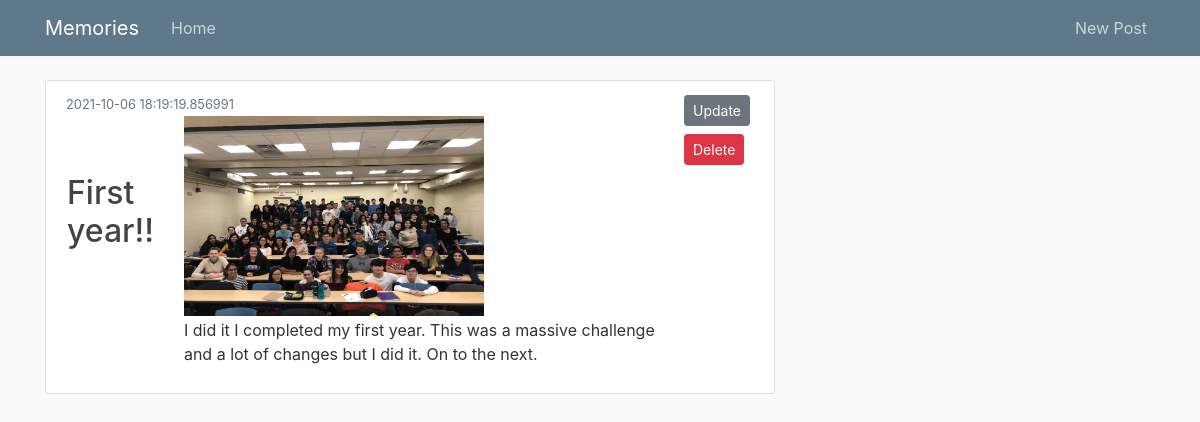
/post/6, run on the app's committed database.
### flask_blog/models.py (models this page shows, shortened)
class Posts(db.Model):
    id = db.Column(db.Integer, primary_key=True)
    title = db.Column(db.String(100), nullable=False)
    date_posted = db.Column(db.DateTime, nullable=False, default=datetime.utcnow)
    image_file  = db.Column(db.String(20), nullable=False, default='default.jpg')
    content = db.Column(db.Text, nullable=False)

### flask_blog/routes.py (the view)
@app.route("/post/<int:post_id>", methods=['GET', 'POST'])
def post(post_id):
    post = Posts.query.get(post_id)
    return render_template('post.html', title=post.title, post=post)

### flask_blog/templates/post.html
{% extends "layout.html" %}
{% block content %}
<article class="media content-section">
    <div class="media-body">
	    <div class="article-metadata">
	      <small class="text-muted">{{ post.date_posted}}</small>
	    </div>
	    <div>
	      <table>
		    <thead>
		        <td><h2><a class="article-title">{{ post.title }}</a></h2></td>
		        <td><img class="article-img" src="{{ url_for('static', filename='posts/' + post.image_file) }}" width="300" height="200"></td>
		    </thead>
		     <tr>
		        <td></td>
		        <td><p class="article-content">{{ post.content}}</p></td>
		      </tr>
		  </table>
		</div>
    </div>
    <div class="link-to-update">
        <a class="btn btn-secondary btn-sm m-1" href="{{ url_for('update', post_id=post.id) }}">Update</a>
        <form action="{{ url_for('delete', post_id=post.id) }}" method="POST">
            <input class="btn btn-danger btn-sm m-1" type="submit" value="Delete">
        </form>
    </div>
</article>
{% endblock content %}

### flask_blog/static/main.css (style rules this page uses)
body { background: #fafafa; color: #333333; margin-top: 5rem; }
h1, h2, h3, h4, h5, h6 { color: #444444; }
.content-section { background: #ffffff; padding: 10px 20px; border: 1px solid #dddddd; border-radius: 3px; margin-bottom: 20px; }

### data on the page
Posts: date_posted "2021-10-06 18:19:19.856991", title "First year!!", image_file (picture), content "I did it I completed my first year. This was a massive challenge and a lot of changes but I did it. On to the next."
